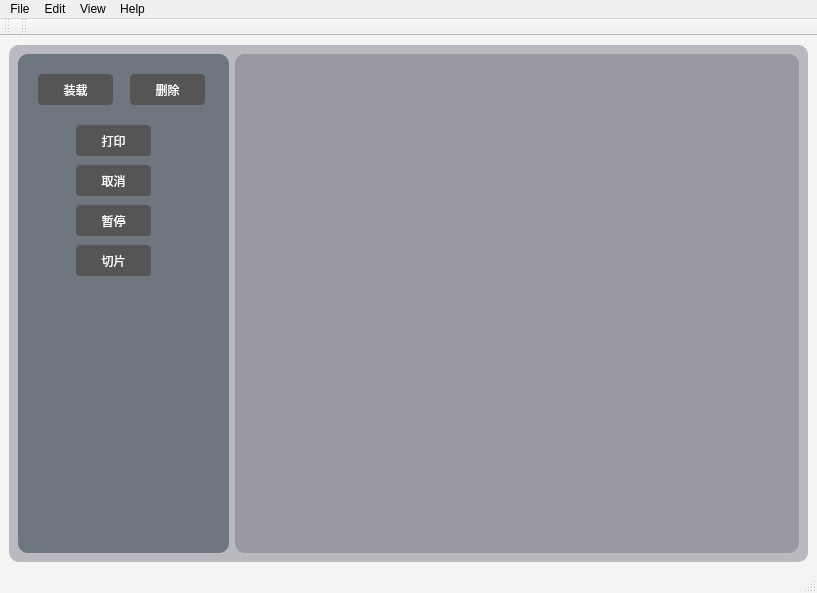
<?xml version="1.0" encoding="UTF-8"?>
<ui version="4.0">
 <class>GreenTech</class>
 <widget class="QMainWindow" name="GreenTech">
  <property name="geometry">
   <rect>
    <x>0</x>
    <y>0</y>
    <width>817</width>
    <height>593</height>
   </rect>
  </property>
  <property name="sizePolicy">
   <sizepolicy hsizetype="Expanding" vsizetype="Expanding">
    <horstretch>0</horstretch>
    <verstretch>0</verstretch>
   </sizepolicy>
  </property>
  <property name="windowTitle">
   <string>MainWindow</string>
  </property>
  <property name="styleSheet">
   <string notr="true">QMainWindow{
	background-color: rgb(244, 244, 244);
}</string>
  </property>
  <widget class="QWidget" name="centralwidget">
   <layout class="QHBoxLayout" name="horizontalLayout">
    <item>
     <widget class="QFrame" name="frame_2">
      <property name="styleSheet">
       <string notr="true">QFrame
{
	border-radius:10px;
	
	background-color:rgba(114, 112, 127, 115);
}</string>
      </property>
      <property name="frameShape">
       <enum>QFrame::StyledPanel</enum>
      </property>
      <property name="frameShadow">
       <enum>QFrame::Raised</enum>
      </property>
      <layout class="QGridLayout" name="gridLayout">
       <item row="0" column="1">
        <widget class="Graph" name="graphicsView">
         <property name="focusPolicy">
          <enum>Qt::NoFocus</enum>
         </property>
         <property name="styleSheet">
          <string notr="true">Graph{
	background-color: rgb(244, 244, 244);
	border-radius:10px;

}</string>
         </property>
         <property name="viewportUpdateMode">
          <enum>QGraphicsView::FullViewportUpdate</enum>
         </property>
         <property name="rubberBandSelectionMode">
          <enum>Qt::IntersectsItemShape</enum>
         </property>
        </widget>
       </item>
       <item row="0" column="0">
        <widget class="QFrame" name="frame">
         <property name="minimumSize">
          <size>
           <width>211</width>
           <height>0</height>
          </size>
         </property>
         <property name="maximumSize">
          <size>
           <width>211</width>
           <height>16777215</height>
          </size>
         </property>
         <property name="styleSheet">
          <string notr="true">QFrame
{
	border-radius:10px;
	background-color:  rgb(110, 119, 127);
}
QPushButton
{
	color:rgb(255,255,255);
	background-color: rgb(85, 85, 85);
	border-radius:4px;
}
QPushButton:hover
{
     background-color: rgb(110, 115, 110);
}
QPushButton:pressed 
{
     background-color: rgb(22, 22, 22);     
}



QDoubleSpnBox
{
	color:rgb(255,255,255);
	background-color: rgb(65, 65, 65);
	border-radius:4px;
}</string>
         </property>
         <property name="frameShape">
          <enum>QFrame::StyledPanel</enum>
         </property>
         <property name="frameShadow">
          <enum>QFrame::Raised</enum>
         </property>
         <widget class="QPushButton" name="Slice">
          <property name="enabled">
           <bool>false</bool>
          </property>
          <property name="geometry">
           <rect>
            <x>58</x>
            <y>191</y>
            <width>75</width>
            <height>31</height>
           </rect>
          </property>
          <property name="text">
           <string>切片</string>
          </property>
         </widget>
         <widget class="QPushButton" name="Print">
          <property name="geometry">
           <rect>
            <x>58</x>
            <y>71</y>
            <width>75</width>
            <height>31</height>
           </rect>
          </property>
          <property name="text">
           <string>打印</string>
          </property>
         </widget>
         <widget class="QPushButton" name="pushButton_2">
          <property name="geometry">
           <rect>
            <x>58</x>
            <y>151</y>
            <width>75</width>
            <height>31</height>
           </rect>
          </property>
          <property name="text">
           <string>暂停</string>
          </property>
         </widget>
         <widget class="QPushButton" name="Cancle">
          <property name="geometry">
           <rect>
            <x>58</x>
            <y>111</y>
            <width>75</width>
            <height>31</height>
           </rect>
          </property>
          <property name="text">
           <string>取消</string>
          </property>
         </widget>
         <widget class="QPushButton" name="loadfle">
          <property name="geometry">
           <rect>
            <x>20</x>
            <y>20</y>
            <width>75</width>
            <height>31</height>
           </rect>
          </property>
          <property name="text">
           <string>装载</string>
          </property>
         </widget>
         <widget class="QPushButton" name="remove">
          <property name="geometry">
           <rect>
            <x>112</x>
            <y>20</y>
            <width>75</width>
            <height>31</height>
           </rect>
          </property>
          <property name="text">
           <string>删除</string>
          </property>
         </widget>
        </widget>
       </item>
      </layout>
     </widget>
    </item>
   </layout>
  </widget>
  <widget class="QMenuBar" name="menubar">
   <property name="geometry">
    <rect>
     <x>0</x>
     <y>0</y>
     <width>817</width>
     <height>23</height>
    </rect>
   </property>
   <widget class="QMenu" name="menuFile">
    <property name="title">
     <string>File</string>
    </property>
    <addaction name="actionOpen"/>
    <addaction name="actionSave_2"/>
    <addaction name="separator"/>
   </widget>
   <widget class="QMenu" name="menuEdit">
    <property name="title">
     <string>Edit</string>
    </property>
    <addaction name="actionSelect"/>
    <addaction name="actionCopy"/>
    <addaction name="actionDelete"/>
    <addaction name="separator"/>
    <addaction name="actionMove"/>
    <addaction name="actionScale"/>
    <addaction name="actionRotate"/>
    <addaction name="actionReset_Rotate"/>
    <addaction name="separator"/>
    <addaction name="actionSnap"/>
   </widget>
   <widget class="QMenu" name="menuHelp">
    <property name="title">
     <string>Help</string>
    </property>
   </widget>
   <widget class="QMenu" name="menuView">
    <property name="title">
     <string>View</string>
    </property>
    <addaction name="actionOrtho"/>
    <addaction name="actionPerspective"/>
    <addaction name="separator"/>
    <addaction name="actionTopView"/>
    <addaction name="actionBottomView"/>
    <addaction name="actionRightView"/>
    <addaction name="actionLeftView"/>
    <addaction name="actionFrontView"/>
    <addaction name="actionBackView"/>
   </widget>
   <addaction name="menuFile"/>
   <addaction name="menuEdit"/>
   <addaction name="menuView"/>
   <addaction name="menuHelp"/>
  </widget>
  <widget class="QStatusBar" name="statusbar"/>
  <widget class="QToolBar" name="viewToolBar">
   <property name="windowTitle">
    <string>toolBar</string>
   </property>
   <attribute name="toolBarArea">
    <enum>TopToolBarArea</enum>
   </attribute>
   <attribute name="toolBarBreak">
    <bool>false</bool>
   </attribute>
  </widget>
  <widget class="QToolBar" name="supportEdit">
   <property name="windowTitle">
    <string>toolBar</string>
   </property>
   <attribute name="toolBarArea">
    <enum>TopToolBarArea</enum>
   </attribute>
   <attribute name="toolBarBreak">
    <bool>false</bool>
   </attribute>
  </widget>
  <action name="actionBack_View">
   <property name="text">
    <string>Back_View</string>
   </property>
   <property name="toolTip">
    <string>OutSupportMode</string>
   </property>
   <property name="font">
    <font>
     <family>Andalus</family>
     <pointsize>12</pointsize>
     <weight>50</weight>
     <bold>false</bold>
    </font>
   </property>
  </action>
  <action name="actionAuto_Support">
   <property name="text">
    <string>Auto_Support</string>
   </property>
   <property name="font">
    <font>
     <family>Andalus</family>
     <pointsize>12</pointsize>
     <weight>50</weight>
     <bold>false</bold>
    </font>
   </property>
  </action>
  <action name="actionDeleteSupport">
   <property name="text">
    <string>DeleteSupport</string>
   </property>
   <property name="font">
    <font>
     <family>Andalus</family>
     <pointsize>12</pointsize>
     <weight>50</weight>
     <bold>false</bold>
    </font>
   </property>
  </action>
  <action name="actionManuAddSupport">
   <property name="text">
    <string>ManuAddSupport</string>
   </property>
   <property name="font">
    <font>
     <family>Andalus</family>
     <pointsize>12</pointsize>
     <weight>50</weight>
     <bold>false</bold>
    </font>
   </property>
  </action>
  <action name="actionAddBasePlate">
   <property name="text">
    <string>AddBasePlate</string>
   </property>
   <property name="font">
    <font>
     <family>Andalus</family>
     <pointsize>12</pointsize>
     <weight>50</weight>
     <bold>false</bold>
    </font>
   </property>
  </action>
  <action name="actionLight_support">
   <property name="checkable">
    <bool>true</bool>
   </property>
   <property name="text">
    <string>Light_support</string>
   </property>
   <property name="font">
    <font>
     <family>Andalus</family>
     <pointsize>12</pointsize>
     <weight>50</weight>
     <bold>false</bold>
    </font>
   </property>
  </action>
  <action name="actionMedium_support">
   <property name="checkable">
    <bool>true</bool>
   </property>
   <property name="text">
    <string>Medium_support</string>
   </property>
   <property name="font">
    <font>
     <family>Andalus</family>
     <pointsize>12</pointsize>
     <weight>50</weight>
     <bold>false</bold>
    </font>
   </property>
  </action>
  <action name="actionHeavy_support">
   <property name="checkable">
    <bool>true</bool>
   </property>
   <property name="text">
    <string>Heavy_support</string>
   </property>
   <property name="font">
    <font>
     <family>Andalus</family>
     <pointsize>12</pointsize>
     <weight>50</weight>
     <bold>false</bold>
    </font>
   </property>
  </action>
  <action name="actionOpen">
   <property name="text">
    <string>Open</string>
   </property>
  </action>
  <action name="actionSave">
   <property name="text">
    <string>Save</string>
   </property>
  </action>
  <action name="actionQuit_Pudding">
   <property name="text">
    <string>Quit Pudding</string>
   </property>
  </action>
  <action name="actionSave_2">
   <property name="text">
    <string>Save</string>
   </property>
  </action>
  <action name="actionMove">
   <property name="text">
    <string>Move</string>
   </property>
  </action>
  <action name="actionScale">
   <property name="text">
    <string>Scale</string>
   </property>
  </action>
  <action name="actionRotate">
   <property name="text">
    <string>Rotate</string>
   </property>
  </action>
  <action name="actionReset_Rotate">
   <property name="text">
    <string>Reset Rotate</string>
   </property>
  </action>
  <action name="actionSelect">
   <property name="text">
    <string>Select</string>
   </property>
  </action>
  <action name="actionCopy">
   <property name="text">
    <string>Copy</string>
   </property>
  </action>
  <action name="actionDelete">
   <property name="text">
    <string>Delete</string>
   </property>
  </action>
  <action name="actionSnap">
   <property name="text">
    <string>Snap floor</string>
   </property>
  </action>
  <action name="actionOrtho">
   <property name="text">
    <string>Ortho</string>
   </property>
  </action>
  <action name="actionPerspective">
   <property name="text">
    <string>Perspective</string>
   </property>
  </action>
  <action name="actionTopView">
   <property name="text">
    <string>TopView</string>
   </property>
  </action>
  <action name="actionBottomView">
   <property name="text">
    <string>BottomView</string>
   </property>
  </action>
  <action name="actionRightView">
   <property name="text">
    <string>RightView</string>
   </property>
  </action>
  <action name="actionLeftView">
   <property name="text">
    <string>LeftView</string>
   </property>
  </action>
  <action name="actionFrontView">
   <property name="text">
    <string>FrontView</string>
   </property>
  </action>
  <action name="actionBackView">
   <property name="text">
    <string>BackView</string>
   </property>
  </action>
  <action name="actionAuto">
   <property name="text">
    <string>Auto</string>
   </property>
  </action>
  <action name="actionManuDelete">
   <property name="text">
    <string>ManuDelete</string>
   </property>
  </action>
  <action name="actionLight">
   <property name="text">
    <string>Light</string>
   </property>
  </action>
  <action name="actionMid">
   <property name="text">
    <string>Medium</string>
   </property>
  </action>
  <action name="actionHeavy">
   <property name="text">
    <string>Heavy</string>
   </property>
  </action>
  <action name="actionDeleteAll">
   <property name="text">
    <string>DeleteAll</string>
   </property>
  </action>
  <action name="actionRemoveAll">
   <property name="text">
    <string>RemoveAll</string>
   </property>
   <property name="toolTip">
    <string>Remove all support struct</string>
   </property>
   <property name="font">
    <font>
     <family>Andalus</family>
     <pointsize>12</pointsize>
    </font>
   </property>
  </action>
 </widget>
 <customwidgets>
  <customwidget>
   <class>Graph</class>
   <extends>QGraphicsView</extends>
   <header location="global">graph.h</header>
  </customwidget>
 </customwidgets>
 <resources/>
 <connections/>
</ui>
